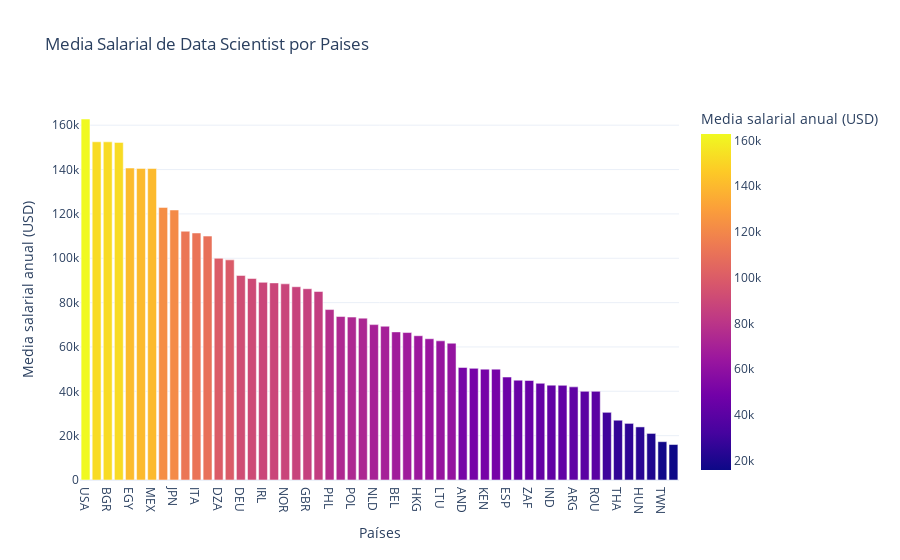

The code cell stored with this chart in its notebook:
### Code cell
fig = px.bar(data_scientist_salario,
            x='residencia_iso3',
            y='usd',
            title ='Media Salarial de Data Scientist por Paises',
            labels={'residencia_iso3': 'Países', 'usd': 'Media salarial anual (USD)'},
            color='usd',
            template='plotly_white'
            )
fig.show()

### Figure 1 — Plotly figure (JSON) as saved in the notebook; plotly's stock layout.template omitted (floating-point values rounded to 4 significant figures)
{"data": [{"hovertemplate": "Países=%{x}<br>Media salarial anual (USD)=%{marker.color}<extra></extra>", "legendgroup": "", "marker": {"color": [162800.0, 152500.0, 152500.0, 152300.0, 140700.0, 140500.0, 140500.0, 122900.0, 121800.0, 112200.0, 111400.0, 110000.0, 100000.0, 99270.0, 92250.0, 90880.0, 89150.0, 88890.0, 88460.0, 87160.0, 86260.0, 85000.0, 76860.0, 73720.0, 73470.0, 73000.0, 70070.0, 69350.0, 66790.0, 66500.0, 65060.0, 63700.0, 62760.0, 61690.0, 50740.0, 50340.0, 50000.0, 50000.0, 46420.0, 45020.0, 44870.0, 43610.0, 42780.0, 42680.0, 42000.0, 40000.0, 39990.0, 30520.0, 26960.0, 25530.0, 23940.0, 21000.0, 17280.0, 16000.0], "coloraxis": "coloraxis", "pattern": {"shape": ""}}, "name": "", "orientation": "v", "showlegend": false, "textposition": "auto", "type": "bar", "x": ["USA", "SGP", "BGR", "CHE", "EGY", "CAN", "MEX", "NZL", "JPN", "AUS", "ITA", "DOM", "DZA", "KOR", "DEU", "FRA", "IRL", "PRT", "NOR", "SWE", "GBR", "UKR", "PHL", "BRA", "POL", "UZB", "NLD", "CHL", "BEL", "RUS", "HKG", "CYP", "LTU", "LVA", "AND", "AUT", "KEN", "NGA", "ESP", "TUR", "ZAF", "FIN", "IND", "GRC", "ARG", "EST", "ROU", "SVK", "THA", "SRB", "HUN", "PAK", "TWN", "ECU"], "xaxis": "x", "y": [162800.0, 152500.0, 152500.0, 152300.0, 140700.0, 140500.0, 140500.0, 122900.0, 121800.0, 112200.0, 111400.0, 110000.0, 100000.0, 99270.0, 92250.0, 90880.0, 89150.0, 88890.0, 88460.0, 87160.0, 86260.0, 85000.0, 76860.0, 73720.0, 73470.0, 73000.0, 70070.0, 69350.0, 66790.0, 66500.0, 65060.0, 63700.0, 62760.0, 61690.0, 50740.0, 50340.0, 50000.0, 50000.0, 46420.0, 45020.0, 44870.0, 43610.0, 42780.0, 42680.0, 42000.0, 40000.0, 39990.0, 30520.0, 26960.0, 25530.0, 23940.0, 21000.0, 17280.0, 16000.0], "yaxis": "y"}], "layout": {"barmode": "relative", "coloraxis": {"colorbar": {"title": {"text": "Media salarial anual (USD)"}}, "colorscale": [[0, "#0d0887"], [0.1111, "#46039f"], [0.2222, "#7201a8"], [0.3333, "#9c179e"], [0.4444, "#bd3786"], [0.5556, "#d8576b"], [0.6667, "#ed7953"], [0.7778, "#fb9f3a"], [0.8889, "#fdca26"], [1, "#f0f921"]]}, "legend": {"tracegroupgap": 0}, "title": {"text": "Media Salarial de Data Scientist por Paises"}, "xaxis": {"anchor": "y", "domain": [0, 1], "title": {"text": "Países"}}, "yaxis": {"anchor": "x", "domain": [0, 1], "title": {"text": "Media salarial anual (USD)"}}}}
